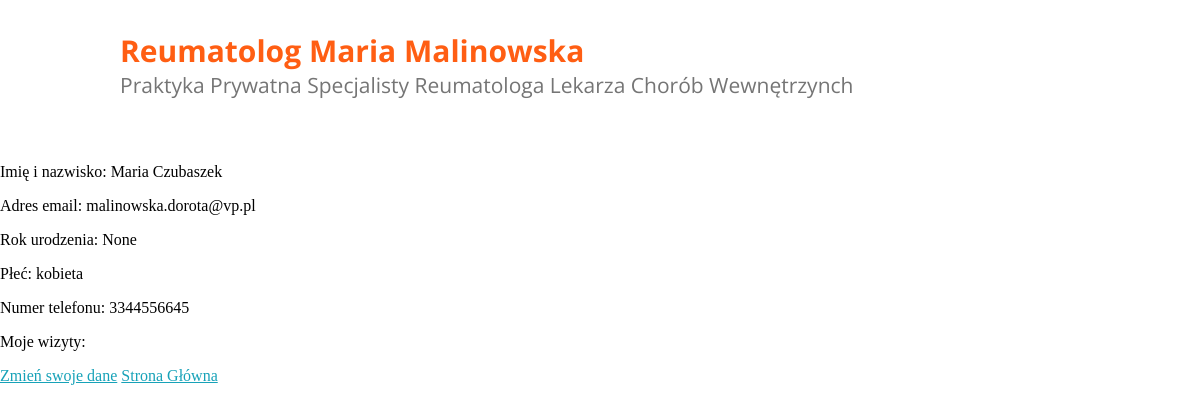
Page /medical/mojedane (signed in) on the earlier database version.
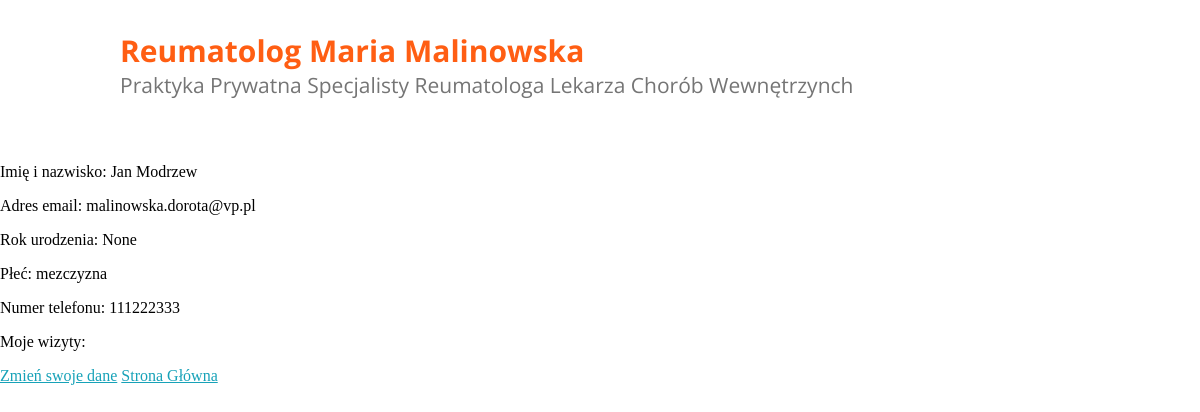
Same page on the later database version.
### medical/models.py (models this page shows, shortened)
class Pacjent(models.Model):
    user = models.OneToOneField(settings.AUTH_USER_MODEL, on_delete=models.CASCADE, blank=True)
    imie = models.CharField(max_length=50, default=None)
    nazwisko = models.CharField(max_length=50)
    rok_urodzenia = models.DateField(help_text='Format: YYYY-MM-DD')
    plec = models.CharField(max_length=1, choices=PLEC_CHOICES)
    tel_regex = RegexValidator(regex=r'^\+?1?\d{9,15}$',
                               message="Proszę podać numer telefonu w formacie: +999999999.")
    numer_telefonu = models.CharField(validators=[tel_regex], max_length=17, blank=True)
    data_utworzenia_konta = models.DateTimeField(auto_now=True)

### medical/views.py (the view)
# urls.py: path('mojedane',views.pacjent_detail_view, name="mojedane"),
def pacjent_detail_view(request):
    obj = Pacjent.objects.get(user=request.user)
    wizyty = Wizyta.objects.filter(pacjent_id=obj.id)
    context = {
        'object': obj,
        'wizyty': wizyty,
    }
    return render(request, "medical/mojedane.html", context)

### medical/templates/medical/mojedane.html (shortened to what this page needs)
{% extends "medical/layout.html" %}
    {% block content %}
    <p> Imię i nazwisko: {{object.imie}} {{object.nazwisko}}</p>
    <p> Adres email: {{user.email}}</p>
    <p> Rok urodzenia: {{object.rok_urodzenia}}</p>
    <p> Płeć: {% if object.plec == "m" %} mezczyzna {% else %} kobieta {% endif %}</p>
    <p> Numer telefonu: {{object.numer_telefonu}}</p>
    <p> Moje wizyty:
               </p>
    <a href="zmiendane">Zmień swoje dane</a> <a href="/medical">Strona Główna</a>
    {% endblock %}

Differences in the rows shown:
changed Pacjent "None": imie "Maria" → "Jan"; nazwisko "Czubaszek" → "Modrzew"; numer_telefonu "3344556645" → "111222333"
Other differences:
text no longer shown: "kobieta"
text now shown: "mezczyzna"
